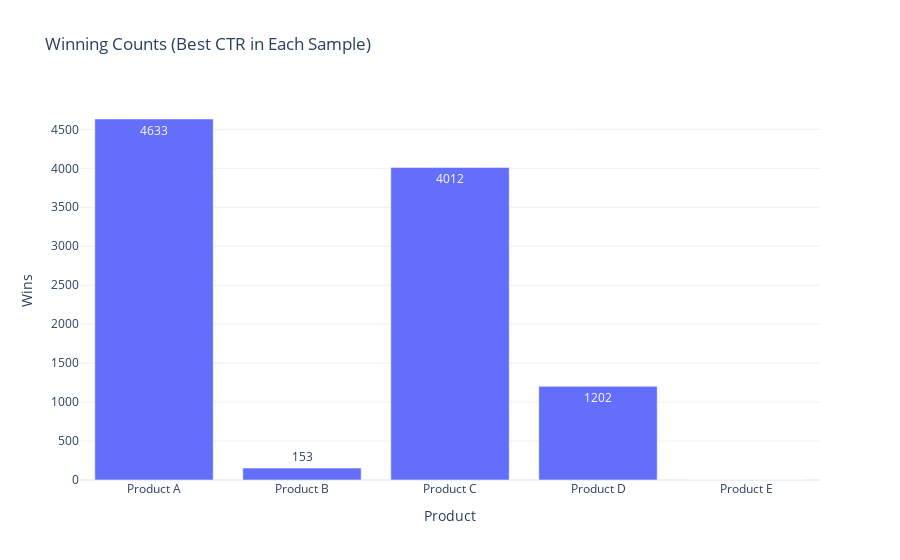
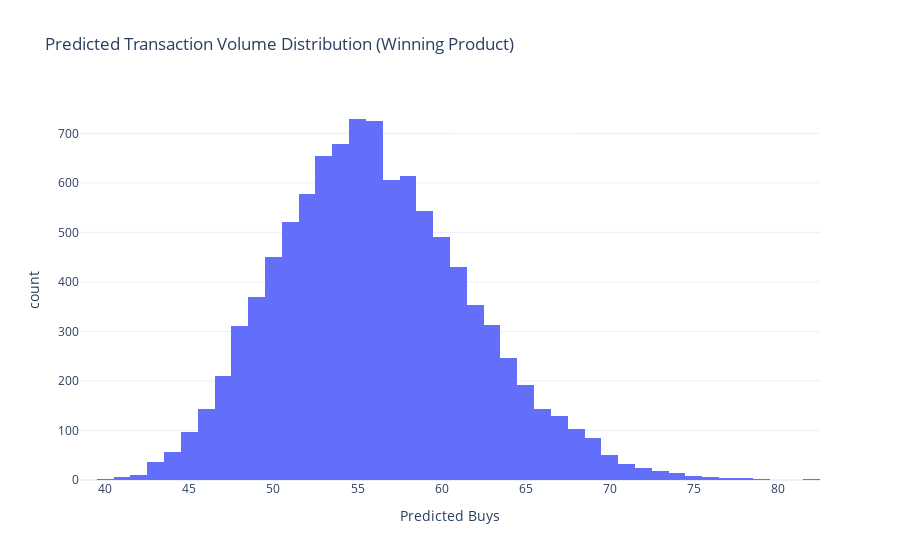

The code cell stored with these charts, in order, in its notebook:
### Code cell
import jax
import jax.numpy as jnp
import pandas as pd
import plotly.express as px

# ---------------------------
# INPUTS
# ---------------------------
total_clicks = 1000
successes = jnp.array(dataClicks['clicks'])  # Success clicks for Product A, B, C
n_samples = 10_000
audience_size = 1000

# RNG setup
key = jax.random.PRNGKey(100)
keys = jax.random.split(key, num=5)

# ---------------------------
# SIMULATE BETA DISTRIBUTIONS
# ---------------------------
samples = []
for i in range(5):
    alpha = successes[i]
    beta = total_clicks - alpha
    samples.append(jax.random.beta(keys[i], a=alpha, b=beta, shape=(n_samples,)))

# Stack into shape (n_samples, 3)
samples_matrix = jnp.stack(samples, axis=1)  # (10000, 3)

# Pick product with highest CTR per sample
winner_index = jnp.argmax(samples_matrix, axis=1)  # (10000,)

# Count wins for each product
product_wins = jnp.bincount(winner_index, length=5)

# ---------------------------
# CONVERT TO TRANSACTION VOLUME
# ---------------------------
# For each sample, take CTR of winning product and multiply by audience
winning_ctrs = jnp.take_along_axis(samples_matrix, winner_index[:, None], axis=1).squeeze()
transaction_volume = jnp.round(winning_ctrs * audience_size)

# ---------------------------
# VISUALIZATION
# ---------------------------
# Convert to DataFrame
df = pd.DataFrame({
    'Winning CTR': winning_ctrs,
    'Winning Product': winner_index,
    'Transaction Volume': transaction_volume
})

# Bar chart for win counts
df_count = pd.DataFrame({
    'Product': ['Product A', 'Product B', 'Product C','Product D','Product E'],
    'Wins': list(map(int, product_wins))
})

fig1 = px.bar(df_count, x='Product', y='Wins', title="Winning Counts (Best CTR in Each Sample)", text='Wins')
fig1.update_layout(template="plotly_white")
fig1.show()

# Histogram of Transaction Volumes
fig2 = px.histogram(df, x='Transaction Volume', nbins=50,
                    title="Predicted Transaction Volume Distribution (Winning Product)",
                    labels={'Transaction Volume': 'Predicted Buys'})
fig2.update_layout(template="plotly_white")
fig2.show()

### Figure 1 — Plotly figure (JSON) as saved in the notebook; plotly's stock layout.template omitted (floating-point values rounded to 4 significant figures)
{"data": [{"hovertemplate": "Product=%{x}<br>Wins=%{text}<extra></extra>", "legendgroup": "", "marker": {"color": "#636efa", "pattern": {"shape": ""}}, "name": "", "orientation": "v", "showlegend": false, "text": [4633.0, 153.0, 4012.0, 1202.0, 0.0], "textposition": "auto", "type": "bar", "x": ["Product A", "Product B", "Product C", "Product D", "Product E"], "xaxis": "x", "y": [4633, 153, 4012, 1202, 0], "yaxis": "y"}], "layout": {"barmode": "relative", "legend": {"tracegroupgap": 0}, "title": {"text": "Winning Counts (Best CTR in Each Sample)"}, "xaxis": {"anchor": "y", "domain": [0, 1], "title": {"text": "Product"}}, "yaxis": {"anchor": "x", "domain": [0, 1], "title": {"text": "Wins"}}}}

### Figure 2 — Plotly figure (JSON) as saved in the notebook; plotly's stock layout.template omitted (floating-point values rounded to 4 significant figures; data arrays with more than 128 entries replaced by an {"elided": "..."} marker saying what was removed)
{"data": [{"bingroup": "x", "hovertemplate": "Predicted Buys=%{x}<br>count=%{y}<extra></extra>", "legendgroup": "", "marker": {"color": "#636efa", "pattern": {"shape": ""}}, "name": "", "nbinsx": 50, "orientation": "v", "showlegend": false, "type": "histogram", "x": {"elided": "10000 float values"}, "xaxis": "x", "yaxis": "y"}], "layout": {"barmode": "relative", "legend": {"tracegroupgap": 0}, "title": {"text": "Predicted Transaction Volume Distribution (Winning Product)"}, "xaxis": {"anchor": "y", "domain": [0, 1], "title": {"text": "Predicted Buys"}}, "yaxis": {"anchor": "x", "domain": [0, 1], "title": {"text": "count"}}}}
